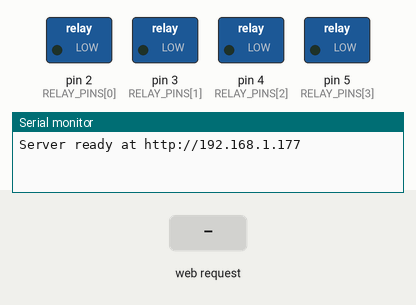
Bench run of a sketch on a simulated Arduino Uno, built for the host (arithmetic inside an expression is 32-bit, double 64-bit). On the bench: switched loads named in the sketch (green lamp = pin HIGH), the last lines printed to the serial monitor. Inputs (shaded band) come from the test bench. WiFi joins after 1.5 s; servers stay silent unless stated.

Above: at 1.2 s.
1.3 s: HTTP request GET /toggle?d= received
At 1.8 s:
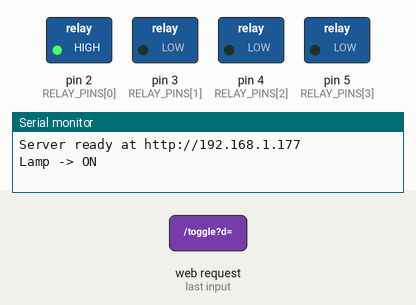
Timing chart, 0 to 4.3 s (numbered marks = the images above; inputs shaded):
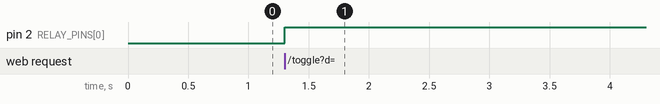

The sketch:

ethernet_home_server.ino
```cpp
/*
  Ethernet Home Automation Server
  ------------------------------------
  Hosts a tiny web page over a wired Ethernet shield to toggle 4 relay
  channels from any browser on the local network. Board: Arduino Uno Q.

  NOTE: no authentication is implemented - treat this as trusted-LAN-only,
  not something to expose to the public internet.
*/

#include <SPI.h>
#include <Ethernet.h>

// Any locally-administered MAC works for a private LAN.
byte mac[] = {0xDE, 0xAD, 0xBE, 0xEF, 0xFE, 0xED};
// Pick an address on your LAN's subnet, outside your router's DHCP range.
IPAddress ip(192, 168, 1, 177);

EthernetServer server(80);

const uint8_t RELAY_PINS[4] = {2, 3, 4, 5};
const char *DEVICE_NAMES[4] = {"Lamp", "Fan", "Heater", "Outlet"};
bool relayState[4] = {false, false, false, false};

void setup() {
  Serial.begin(9600);

  for (uint8_t i = 0; i < 4; i++) {
    pinMode(RELAY_PINS[i], OUTPUT);
    digitalWrite(RELAY_PINS[i], LOW);
  }

  Ethernet.init(10); // most W5100/W5500 shields use pin 10 for CS
  Ethernet.begin(mac, ip);
  server.begin();

  Serial.print("Server ready at http://");
  Serial.println(Ethernet.localIP());
}

void loop() {
  EthernetClient client = server.available();
  if (!client) return;

  String requestLine = client.readStringUntil('\r');
  client.flush();

  int toggleIndex = parseToggleIndex(requestLine);
  if (toggleIndex >= 0 && toggleIndex < 4) {
    relayState[toggleIndex] = !relayState[toggleIndex];
    digitalWrite(RELAY_PINS[toggleIndex], relayState[toggleIndex] ? HIGH : LOW);
    Serial.print(DEVICE_NAMES[toggleIndex]);
    Serial.println(relayState[toggleIndex] ? " -> ON" : " -> OFF");
  }

  sendPage(client);
  delay(1); // give the client time to receive the response before closing
  client.stop();
}

// Looks for "GET /toggle?d=N" in the request's first line and extracts N.
int parseToggleIndex(const String &requestLine) {
  int paramIdx = requestLine.indexOf("d=");
  if (requestLine.indexOf("GET /toggle") == -1 || paramIdx == -1) return -1;
  return requestLine.substring(paramIdx + 2, paramIdx + 3).toInt();
}

void sendPage(EthernetClient &client) {
  client.println("HTTP/1.1 200 OK");
  client.println("Content-Type: text/html");
  client.println("Connection: close");
  client.println();

  client.println("<!DOCTYPE html><html><head><title>Home Automation Hub</title></head><body>");
  client.println("<h1>Home Automation Hub</h1><ul>");

  for (uint8_t i = 0; i < 4; i++) {
    client.print("<li>");
    client.print(DEVICE_NAMES[i]);
    client.print(": <b>");
    client.print(relayState[i] ? "ON" : "OFF");
    client.print("</b> - <a href=\"/toggle?d=");
    client.print(i);
    client.println("\">toggle</a></li>");
  }

  client.println("</ul></body></html>");
}
```

Measured:
- after the input at 1.3 s, pin 2 (RELAY_PINS[0]): LOW → HIGH at once
